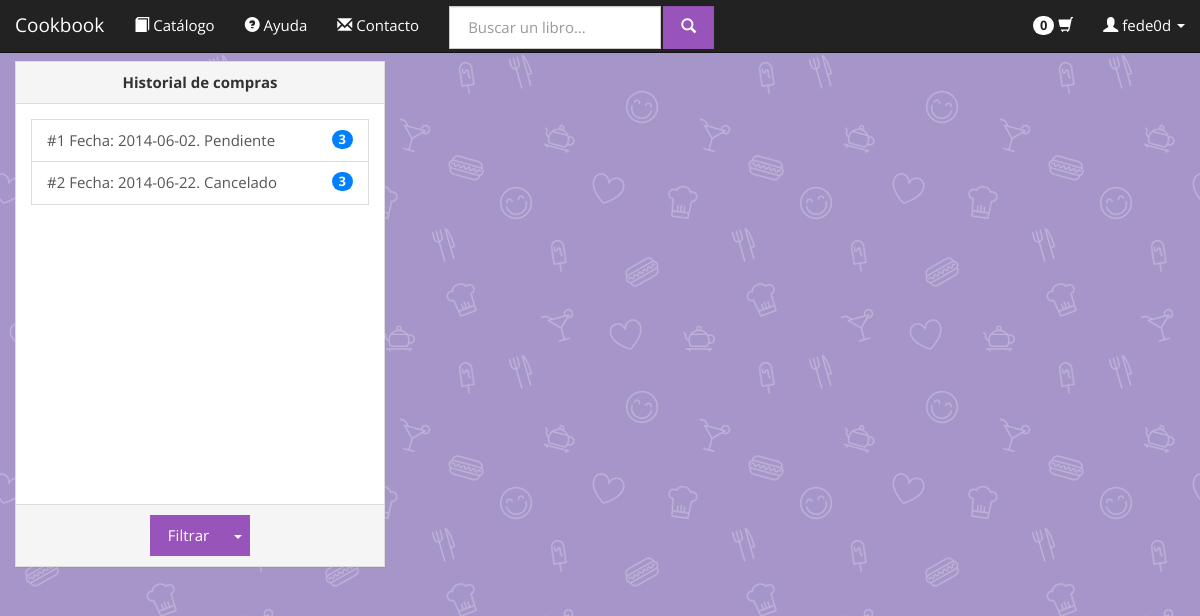
Page /cookbooks.com.ar/history.php (signed in) on the earlier database version.
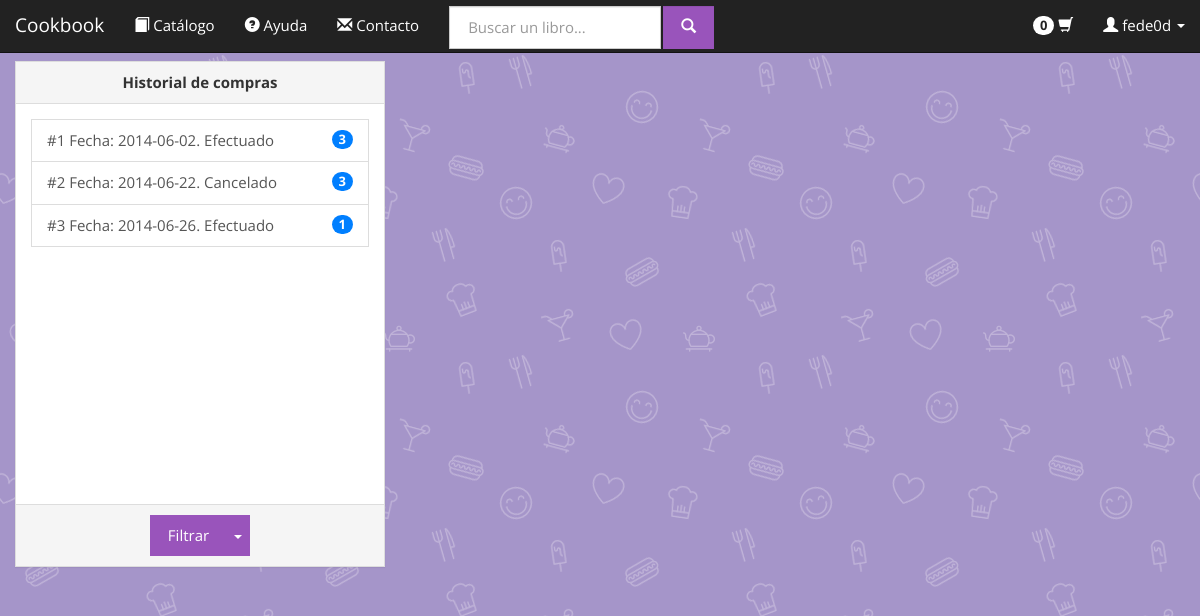
Same page on the later database version.
### tables this page shows
CREATE TABLE IF NOT EXISTS `compra` (
  `id` int(11) NOT NULL AUTO_INCREMENT,
  `fecha` date NOT NULL,
  `estado` varchar(20) NOT NULL,
  `username` varchar(30) NOT NULL,
  PRIMARY KEY (`id`)
);

### cookbooks.com.ar/database.php (called while the page is built, shortened)
<?php
class Conexion {
	private $hostname = 'localhost';
	private $port = '3306';
	private $username = 'root';
	private $password = 'F3Dericcio';
	private $dbname = 'cookbookg32';
	private static $dbh = NULL;
	function conectar(){
		try {
			if (!self::$dbh)
			self::$dbh = new PDO("mysql:host=$this->hostname;dbname=$this->dbname;port=$this->port", $this->username, $this->password, array(PDO::MYSQL_ATTR_INIT_COMMAND => "SET NAMES utf8"));
			return true;
		} catch(PDOException $e) {
			echo $e -> getMessage();
			return false;
		}
	}
	function query($statement){
		return self::$dbh->query($statement);
	}
}
class Users{
	static private $conexion;
	static private $initialized = FALSE;
	static function initialize(){
		if (self::$initialized) return;
		self::$conexion = new Conexion;
		self::$initialized = TRUE;
	}
	static function getUserLogin(){
		if (isset($_SESSION['username'])){
			$username = $_SESSION['username'];
			$info = self::$conexion->query("
				SELECT *
				FROM usuarios
				WHERE (username='$username' AND enabled='1')
			");
			if ($info->rowCount() == 1){
				$array = $info->fetch(PDO::FETCH_ASSOC);
				return new User($array);
			}else return NULL;
		}else{
			return NULL;
		}
	}
}
class Compras{
	static private $conexion;
	private static function initialize(){
		self::$conexion = new Conexion;
	}
	static function getCompras($username = FALSE){
		$query = "
			SELECT *
			FROM compra C
		";
		if($username) $query .= "WHERE (C.username='$username')";
		$data = self::$conexion->query($query);
		$compras = array();
		if ($data){
			$data = $data->fetchAll(PDO::FETCH_ASSOC);
			foreach ($data as $key => $value) {
				array_push($compras, new Compra($value));
			}
		}
		return $compras;self::$conexion->desconectar();
	}
}
class Compra{
	private $id,
			$fecha,
			$estado,
			$username;
	private $pedidos;
	function __construct($data){
		$this->id = $data['id'];
		$this->fecha = $data['fecha'];
		$this->estado = $data['estado'];
		$this->pedidos = FALSE;
	}
	function getId(){
		return $this->id;
	}
	function getFecha(){
		return $this->fecha;
	}
	function getEstado(){
		return $this->estado;
	}
	function getPedidos(){
		if (!$this->pedidos){
			$this->pedidos = Pedidos::getPedidos($this->id);
		}
		return $this->pedidos;
	}
	function getCantidadLibros(){
		$pedidos = $this->getPedidos();
		$cant = 0;
		foreach ($pedidos as $key => $pedido) {
			$cant += $pedido->getCantidad();
		}
		return $cant;
	}
}
class Pedidos{
	static private $initialized = FALSE;
	static private $conexion;
	private static function initialize(){
		if (self::$initialized) return;
		self::$conexion = new Conexion;
		self::$initialized = TRUE;
	}
	static function getPedidos($idCompra){
		$data = self::$conexion->query("
			SELECT *
			FROM pedidos P
			WHERE (P.id_compra='$idCompra')
		");
		$pedidos = array();
		if ($data){
			$data = $data->fetchAll(PDO::FETCH_ASSOC);
			foreach ($data as $key => $value) {
				array_push($pedidos, new Pedido($value));
			}
		}
		return $pedidos;
	}
}
class Pedido{
	private $id,
			$ISBN,
			$cantidad,
			$precio_unitario,
			$id_compra;
	function __construct($data){
		$this->cantidad = $data['cantidad'];
	}
	function getCantidad(){
		return $this->cantidad;
	}
}
		?>

### cookbooks.com.ar/history.php (the view, shortened to what the changed rows need)
<?php include_once('database.php'); ?>
<!DOCTYPE html>
<html lang="es">
    <head>
        <link href="bootstrap-3.1.1-dist/css/bootstrap_Cosmo.css" rel="stylesheet" media="screen">
        <?php
			$ID_compra = -1;
			$estado="historial";
        ?>
    </head>
    <body>
        <?php include_once('navigation.php'); ?>
        <div class="container-fluid text-center">
            <div class="row">
                <div class="col-md-4">
                	<div class="panel panel-default">
                		<div class="panel-body" style="max-height: 505px; min-height:400px; overflow-y: scroll;">
                			<div class="list-group text-left">
                					<?php
                					$pos=0;
                					$compras = Compras::getCompras($username);
									foreach ($compras as $key => $value) {
										 if($value->getEstado()==$estado){ $pos++; ?>
			                				<a href="history.php?<?php echo $estado."=".$value->getId(); ?>" class="list-group-item <?php if ($ID_compra==$value->getId()) echo 'active' ?>">
												<?php echo '#'.$pos.' compra: '.$value->getFecha()?>
												<span class="badge" title="Cantidad de libros"><?php echo $value->getCantidadLibros() ?></span>
											</a>
									<?php  }
										 elseif($estado=="historial"){ $pos++; ?>
			                				<a href="history.php?<?php echo $estado."=".$value->getId(); ?>" class="list-group-item <?php if ($ID_compra==$value->getId()) echo 'active' ?>">
												<?php echo '#'.$pos.' Fecha: '.$value->getFecha().'.  '.ucwords($value->getEstado())  ?>
												<span class="badge" title="Cantidad de libros"><?php echo $value->getCantidadLibros() ?></span>
											</a>
									<?php  }
									 } if($pos==0) echo  ("No hay libros");
									 ?>
                			</div>
                		</div>
                	</div>
                </div>
            </div>
        </div>
    </body>
</html>

Differences in the rows shown:
changed compra (number 1 of 3 on the later page): estado "Pendiente" → "Efectuado"
added compra: fecha "2014-06-26", estado "Efectuado", CantidadLibros "1"
